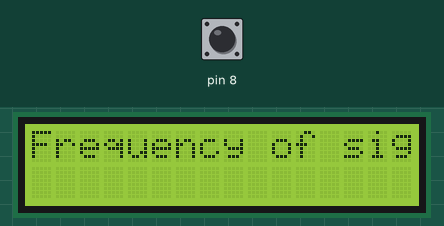
This sketch was run on a simulated Arduino Uno, built with avr-gcc and run on an emulated ATmega328P. Parts: 16×2 character LCD. The test bench sets the inputs (shaded band); at power-on: pin 8 LOW.

Above: at 1.2 s.
1.3 s: pin 8 pulsed HIGH 2 times (0.12 s each, 0.3 s apart)
At 2.0 s:
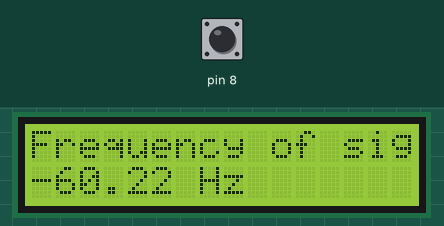
Timing chart, 0 to 4.3 s (numbered marks = the images above; inputs shaded):
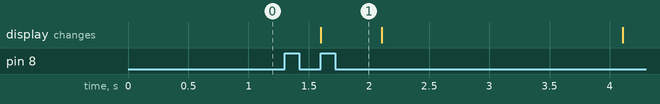

The sketch:

Frequency_Counter.ino
```cpp
#include <LiquidCrystal.h>
LiquidCrystal lcd(2, 3, 4, 5, 6, 7);
int Htime;              //integer for storing high time
int Ltime;                //integer for storing low time
float Ttime;            // integer for storing total time of a cycle
float frequency;        //storing frequency
void setup()
{
    pinMode(8,INPUT);
    lcd.begin(16, 2);
}
void loop()
{
    lcd.clear();
    lcd.setCursor(0,0);
    lcd.print("Frequency of signal");
    Htime=pulseIn(8,HIGH);      //read high time
    Ltime=pulseIn(8,LOW);        //read low time

    Ttime = Htime+Ltime;
    frequency=1000000/Ttime;    //getting frequency with Ttime is in Micro seconds
    lcd.setCursor(0,1);
    lcd.print(frequency);
    lcd.print(" Hz");
    delay(500);
}
```

Measured:
- after the input at 1.3 s, the display: changes after 0.30 s (image 1)
